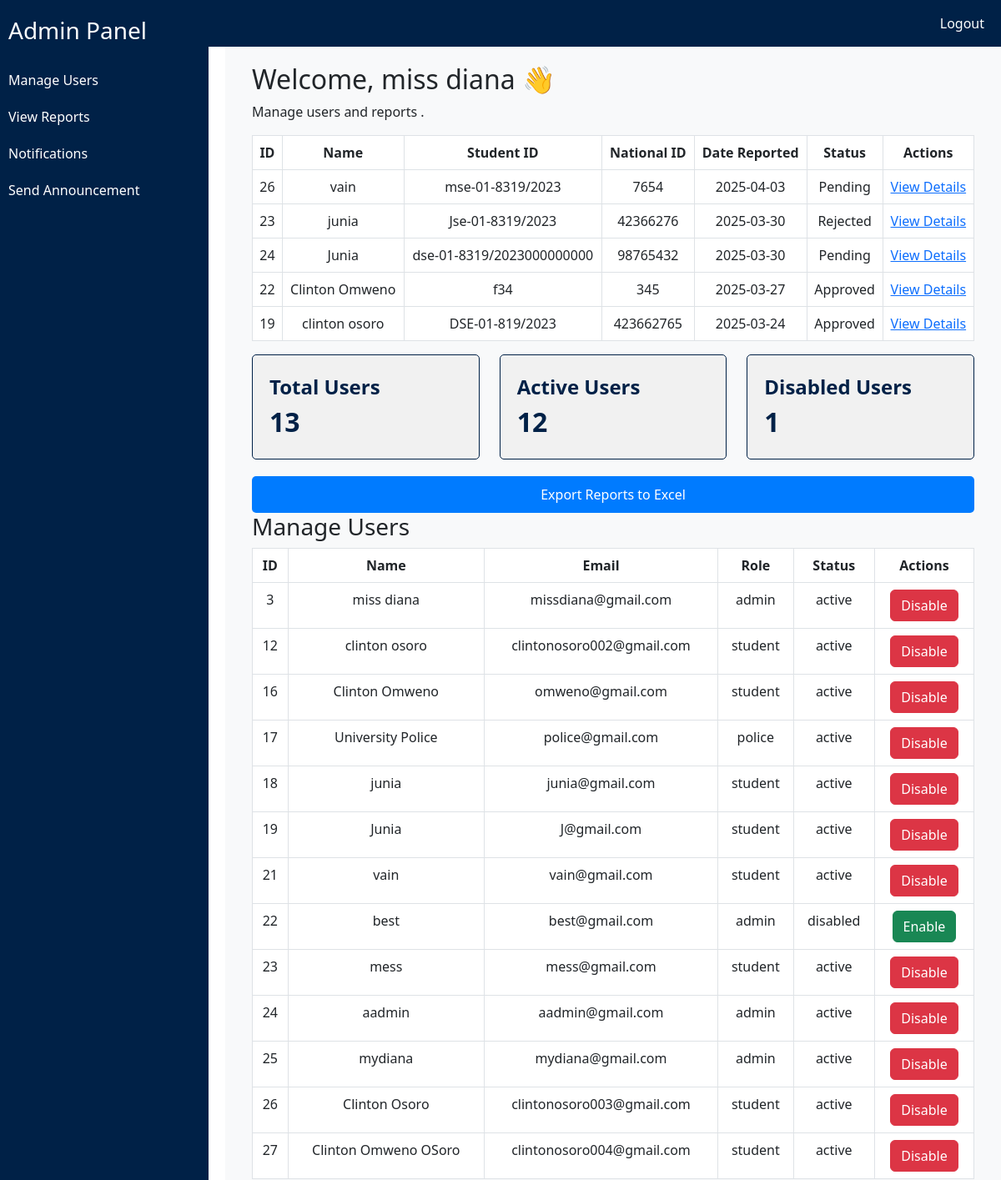
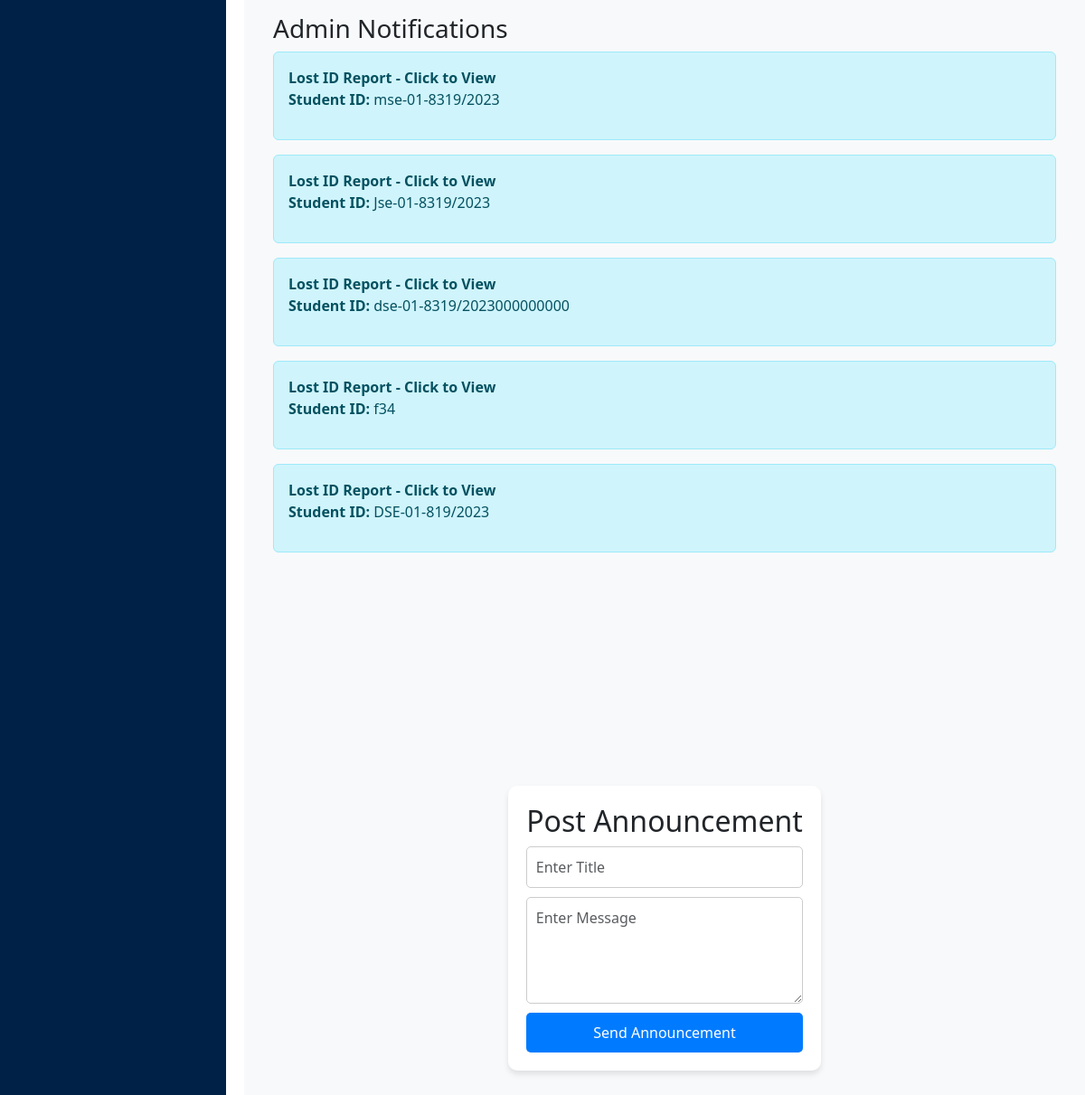
/admin_dashboard.php (signed in), run on the app's committed database (2 pictures, top to bottom).
### tables this page shows
CREATE TABLE `lost_ids` (
  `id` int(11) NOT NULL,
  `student_name` varchar(255) NOT NULL,
  `student_id` varchar(50) NOT NULL,
  `id_number` varchar(50) NOT NULL,
  `date_reported` date DEFAULT curdate(),
  `user_id` int(11) NOT NULL,
  `date_lost` date DEFAULT NULL,
  `police_report` varchar(255) DEFAULT NULL,
  `status` varchar(20) DEFAULT 'Pending',
  `reported_at` timestamp NOT NULL DEFAULT current_timestamp()
);

CREATE TABLE `users` (
  `id` int(11) NOT NULL,
  `name` varchar(100) NOT NULL,
  `email` varchar(100) NOT NULL,
  `password` varchar(255) NOT NULL,
  `role` enum('student','police','admin') NOT NULL DEFAULT 'student',
  `status` enum('active','disabled') NOT NULL DEFAULT 'active',
  `created_at` timestamp NOT NULL DEFAULT current_timestamp(),
  `admin_password_hash` varchar(255) NOT NULL DEFAULT ''
);

### admin_dashboard.php (the view, shortened to what this page needs)
<?php
include('connect.php');
$name = $_SESSION['name'];
$total_users_query = mysqli_query($conn, "SELECT COUNT(id) AS total_users FROM users");
$total_users = mysqli_fetch_assoc($total_users_query)['total_users'];
$active_users_query = mysqli_query($conn, "SELECT COUNT(id) AS active_users FROM users WHERE status = 'active'");
$active_users = mysqli_fetch_assoc($active_users_query)['active_users'];
$disabled_users_query = mysqli_query($conn, "SELECT COUNT(id) AS disabled_users FROM users WHERE status = 'disabled'");
$disabled_users = mysqli_fetch_assoc($disabled_users_query)['disabled_users'];
$lost_ids_query = mysqli_query($conn, "SELECT * FROM lost_ids ORDER BY date_reported DESC");
?>
<!DOCTYPE html>
<html lang="en">
<head>
    <link rel="stylesheet" href="https://cdn.jsdelivr.net/npm/bootstrap@5.3.0/dist/css/bootstrap.min.css">
    <link rel="stylesheet" href="https://cdnjs.cloudflare.com/ajax/libs/font-awesome/6.7.2/css/all.min.css">
    <head>
</head>
</head>
<body>
    <nav class="navbar navbar-expand-lg navbar-light">
        <div class="container-fluid">
            <a class="navbar-brand text-white" href="#">Zetech University</a>
            <div class="collapse navbar-collapse" id="navbarNav">
                <ul class="navbar-nav ms-auto">
                    <li class="nav-item"><a class="nav-link text-white" href="logout.php">Logout</a></li>
                </ul>
            </div>
        </div>
    </nav>
    <div class="sidebar">
    <h3>Admin Panel</h3>
    <a href="javascript:void(0)" onclick="toggleSection('manageUsers')">Manage Users</a>
    <a href="javascript:void(0)" onclick="toggleSection('viewReports')">View Reports</a>
    <a href="javascript:void(0)" onclick="toggleSection('notifications')">Notifications</a>
    <a href="javascript:void(0)" onclick="toggleSection('postannouncement')">Send Announcement</a>
</div>
    <div class="content">
        <div class="container">
            <h2>Welcome, <?php echo $name; ?> 👋</h2>
            <p>Manage users and reports .</p>
            <div class="toggle-section" id="viewReports">
            <table class="table table-bordered">
                <thead>
                    <tr>
                        <th>ID</th>
                        <th>Name</th>
                        <th>Student ID</th>
                        <th>National ID</th>
                        <th>Date Reported</th>
                        <th>Status</th>
                        <th>Actions</th>
                    </tr>
                </thead>
            <tbody>
            <?php while ($report = mysqli_fetch_assoc($lost_ids_query)): ?>
                <tr>
                    <td><?php echo $report['id']; ?></td>
                    <td><?php echo $report['student_name']; ?></td>
                    <td><?php echo $report['student_id']; ?></td>
                    <td><?php echo $report['id_number']; ?></td>
                    <td><?php echo $report['date_reported']; ?></td>
                    <td><?php echo $report['status']; ?></td>
                    <td>
                        <a href="view_report_details.php?id=<?php echo $report['id']; ?>">View Details</a>
                    </td>
                </tr>
            <?php endwhile; ?>
        </tbody>
        </table>
            </div>
         <div class="row">
                <div class="col-md-4">
                    <div class="widget">
                        <div class="title">Total Users</div>
                        <div class="count"><?php echo $total_users; ?></div>
                    </div>
                </div>
                <div class="col-md-4">
                    <div class="widget">
                        <div class="title">Active Users</div>
                        <div class="count"><?php echo $active_users; ?></div>
                    </div>
                </div>
                <div class="col-md-4">
                    <div class="widget">
                        <div class="title">Disabled Users</div>
                        <div class="count"><?php echo $disabled_users; ?></div>
                    </div>
                </div>
            </div>
            <div class="text-end">
    <a href="export_reports.php" class="btn btn-primary">Export Reports to Excel</a>
</div>
            <div id="manageUsers" class="toggle-section">
            <h3>Manage Users</h3>
            <table class="table table-bordered">
                <thead>
                    <tr>
                        <th>ID</th>
                        <th>Name</th>
                        <th>Email</th>
                        <th>Role</th>
                        <th>Status</th>
                        <th>Actions</th>
                    </tr>
                </thead>
                <tbody>
                    <?php
                    $users_query = mysqli_query($conn, "SELECT * FROM users");
                    while ($user = mysqli_fetch_assoc($users_query)) {
                        echo "<tr>
                                <td>{$user['id']}</td>
                                <td>{$user['name']}</td>
                                <td>{$user['email']}</td>
                                <td>{$user['role']}</td>
                                <td>{$user['status']}</td>
                                <td>";
                        if ($user['status'] == 'disabled') {
                            echo "<a href='enable_user.php?user_id={$user['id']}' class='btn btn-success'>Enable</a>";
                        } else {
                            echo "<a href='disable_user.php?user_id={$user['id']}' class='btn btn-danger'>Disable</a>";
                        }
                        echo "</td></tr>";
                    }
                    ?>
                </tbody>
            </table>
            </div>
<div id="notifications" class="content-section">
<h3>Admin Notifications</h3>
<?php
include 'connect.php';
$lost_id_reports_query = mysqli_query($conn, "SELECT * FROM lost_ids ORDER BY date_reported DESC LIMIT 5");
?>
<div class="lost-id-reports">
    <?php if (mysqli_num_rows($lost_id_reports_query) > 0): ?>
        <?php while ($report = mysqli_fetch_assoc($lost_id_reports_query)): ?>
            <div class="alert alert-info" onclick="toggleSection('report_<?php echo $report['id']; ?>')" style="cursor: pointer;">
                <strong>Lost ID Report - Click to View</strong>
                <p><strong>Student ID:</strong> <?php echo $report['student_id']; ?></p>
            </div>
        <?php endwhile; ?>
    <?php else: ?>
        <div class="alert alert-warning">
            No lost ID reports available at the moment.
        </div>
    <?php endif; ?>
</div>
<div class="toggle-section" id="postannouncement">
    <div class="post-notification-container">
        <form method="POST" action="" class="post-notification-form">
            <h2>Post Announcement</h2>
            <input type="text" name="title" class="form-control" placeholder="Enter Title" required>
            <textarea name="message" class="form-control" rows="4" placeholder="Enter Message" required></textarea>
            <button type="submit" class="btn-primary">Send Announcement</button>
        </form>
    </div>
</div>
</body>
</html>

### admin_dashboard.php (style rules this page uses)
.navbar { background-color: #002147; }
.sidebar { position: fixed; top: 0; left: 0; width: 250px; height: 100%; background-color: #002147; padding: 20px 10px; color: white; }
.sidebar h3 { color: white; margin-bottom: 20px; }
.sidebar a { color: white; text-decoration: none; display: block; padding: 10px 0; }
.content { margin-left: 270px; padding: 20px; background-color: #f8f9fa; min-height: 100vh; }
.widget { background-color: #f1f1f1; border: 1px solid #002147; border-radius: 5px; padding: 20px; margin-bottom: 20px; }
.widget .title { font-size: 1.5rem; font-weight: bold; color: #002147; }
.widget .count { font-size: 2rem; font-weight: bold; color: #002147; }
.table th, .table td { text-align: center; }
.post-notification-container { display: flex; justify-content: center; align-items: center; height: 100vh; }
.post-notification-form { width: 40%; padding: 20px; border-radius: 10px; box-shadow: 0px 4px 6px rgba(0, 0, 0, 0.1); background-color: #fff; text-align: center; }
.form-control { width: 100%; padding: 10px; margin-bottom: 10px; border: 1px solid #ccc; border-radius: 5px; }
.btn-primary { width: 100%; padding: 10px; background-color: #007bff; color: #fff; border: none; border-radius: 5px; cursor: pointer; }

### data on the page
lost_ids: id "26", student_name "vain", student "mse-01-8319/2023", id_number "7654", date_reported "2025-04-03", status "Pending"
lost_ids: id "23", student_name "junia", student "Jse-01-8319/2023", id_number "42366276", date_reported "2025-03-30", status "Rejected"
lost_ids: id "24", student_name "Junia", student "dse-01-8319/2023000000000", id_number "98765432", date_reported "2025-03-30", status "Pending"
lost_ids: id "22", student_name "Clinton Omweno", student "f34", id_number "345", date_reported "2025-03-27", status "Approved"
lost_ids: id "19", student_name "clinton osoro", student "DSE-01-819/2023", id_number "423662765", date_reported "2025-03-24", status "Approved"
users: id "3", name "miss diana", email "missdiana@gmail.com", role "admin", status "active"
users: id "12", name "clinton osoro", email "clintonosoro002@gmail.com", role "student", status "active"
users: id "16", name "Clinton Omweno", email "omweno@gmail.com", role "student", status "active"
users: id "17", name "University Police", email "police@gmail.com", role "police", status "active"
users: id "18", name "junia", email "junia@gmail.com", role "student", status "active"
users: id "19", name "Junia", email "J@gmail.com", role "student", status "active"
users: id "21", name "vain", email "vain@gmail.com", role "student", status "active"
users: id "22", name "best", email "best@gmail.com", role "admin", status "disabled"
users: id "23", name "mess", email "mess@gmail.com", role "student", status "active"
users: id "24", name "aadmin", email "aadmin@gmail.com", role "admin", status "active"
users: id "25", name "mydiana", email "mydiana@gmail.com", role "admin", status "active"
users: id "26", name "Clinton Osoro", email "clintonosoro003@gmail.com", role "student", status "active"
users: id "27", name "Clinton Omweno OSoro", email "clintonosoro004@gmail.com", role "student", status "active"

### other printed values
$name "miss diana"
$total_users "13"
$active_users "12"
$disabled_users "1"
